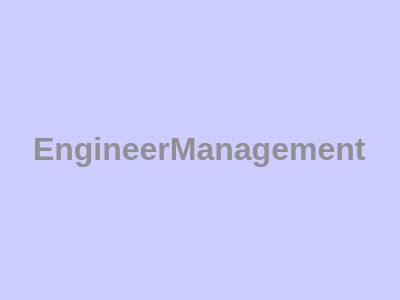
<?xml version="1.0" encoding="UTF-8"?>
<ui version="4.0">
 <class>EngineerManagement</class>
 <widget class="QWidget" name="EngineerManagement">
  <property name="geometry">
   <rect>
    <x>0</x>
    <y>0</y>
    <width>400</width>
    <height>300</height>
   </rect>
  </property>
  <property name="sizePolicy">
   <sizepolicy hsizetype="Expanding" vsizetype="Expanding">
    <horstretch>0</horstretch>
    <verstretch>0</verstretch>
   </sizepolicy>
  </property>
  <property name="windowTitle">
   <string>EngineerManagement</string>
  </property>
  <property name="styleSheet">
   <string notr="true">QWidget#EngineerManagement{
	background-color:#CCCCFF;
}</string>
  </property>
  <layout class="QHBoxLayout" name="horizontalLayout">
   <item>
    <spacer name="horizontalSpacer">
     <property name="orientation">
      <enum>Qt::Horizontal</enum>
     </property>
     <property name="sizeHint" stdset="0">
      <size>
       <width>40</width>
       <height>20</height>
      </size>
     </property>
    </spacer>
   </item>
   <item>
    <widget class="QLabel" name="label">
     <property name="sizePolicy">
      <sizepolicy hsizetype="Expanding" vsizetype="Expanding">
       <horstretch>0</horstretch>
       <verstretch>0</verstretch>
      </sizepolicy>
     </property>
     <property name="text">
      <string>&lt;html&gt;&lt;head/&gt;&lt;body&gt;&lt;p&gt;&lt;span style=&quot; font-size:24pt; font-weight:600; color:#909090;&quot;&gt;EngineerManagement&lt;/span&gt;&lt;/p&gt;&lt;/body&gt;&lt;/html&gt;</string>
     </property>
    </widget>
   </item>
   <item>
    <spacer name="horizontalSpacer_2">
     <property name="orientation">
      <enum>Qt::Horizontal</enum>
     </property>
     <property name="sizeHint" stdset="0">
      <size>
       <width>40</width>
       <height>20</height>
      </size>
     </property>
    </spacer>
   </item>
  </layout>
 </widget>
 <layoutdefault spacing="6" margin="11"/>
 <resources/>
 <connections/>
</ui>
